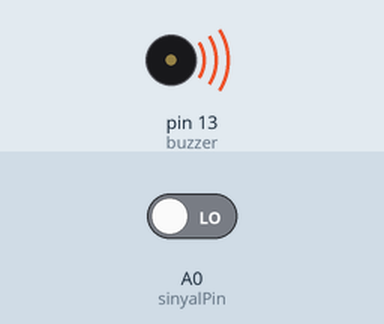
Recording of a sketch running on a simulated Arduino Uno, built with avr-gcc and run on an emulated ATmega328P. Parts: buzzer (waves = sounding, pin HIGH). The inputs (shaded band) are chosen by the test bench; at power-on: A0 (sinyalPin) LOW. What the sketch prints to the serial monitor is not drawn.

Above: at 0.02 s.
Timing chart, 0 to 3.0 s (numbered marks = the images above):
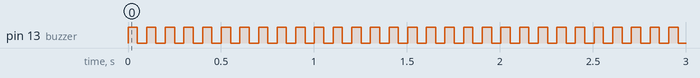

The sketch:

ManyetikAlan.ino
```cpp
int buzzer = 13;
int sinyalPin = A0;
int control;


void setup() {

  Serial.begin(9600);
  pinMode(buzzer, OUTPUT);
  digitalWrite(sinyalPin, INPUT);
  //buzz(50);
  //buzz(50);
  //buzz(50);
  //delay(500);

}

void loop() {

  control = digitalRead(sinyalPin) ;

  if (control == HIGH) {
    Serial.println("Manyetik Alan Yok");
  }

  else {
    for (;;) {
      // buzz(50);
      // buzz(50);
      // buzz(50);
      digitalWrite(buzzer, HIGH);
      delay(50);
      digitalWrite(buzzer, LOW);
      delay(50);
      Serial.println("Manyetik Alan Tespid Edildi");
    }

  }

}

void buzz(unsigned char STime) {

  digitalWrite(buzzer, HIGH);
  delay(STime);
  digitalWrite(buzzer, LOW);
  delay(STime);


}
```

Measured:
- by itself, pin 13 (buzzer): alternates HIGH for 0.05 s and LOW for 0.05 s
